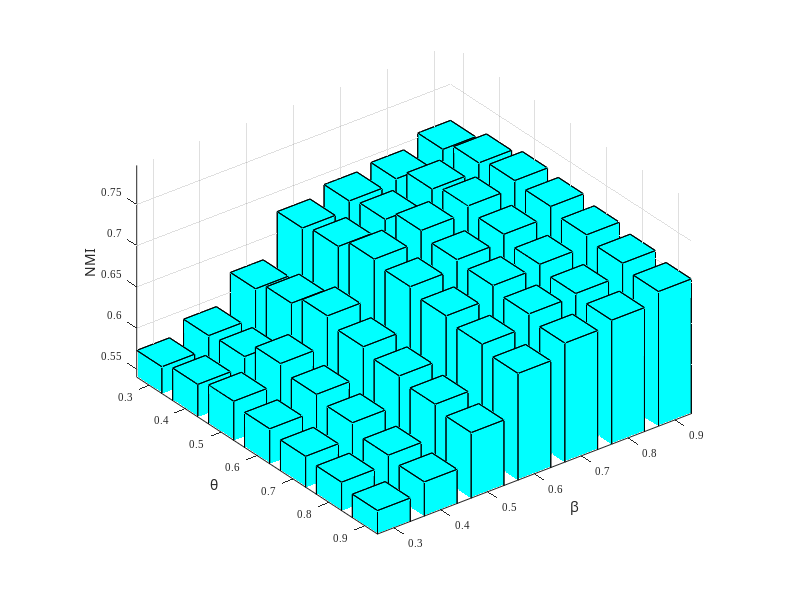

Recreate this plot in MATLAB.
clc;clear;

figure('position', [150, 100, 450, 350]);


% ׼������
theta = 0.3: 0.1 :0.9;
beta = 0.3: 0.1 :0.9;

Z = [0.573	0.58	0.588	0.583	0.578	0.575	0.569
0.589	0.592	0.612	0.603	0.597	0.586	0.582
0.624	0.635	0.648	0.639	0.632	0.626	0.62
0.676	0.682	0.695	0.69	0.683	0.677	0.67
0.687	0.693	0.708	0.701	0.698	0.692	0.685
0.692	0.708	0.716	0.71	0.702	0.695	0.691
0.706	0.718	0.725	0.722	0.716	0.71	0.704];


% ����������ɫ,��ɫΪRGB��ԭɫ
color_matrix = [0,255,255;255,127,80;160,102,211;50,205,50;80,80,255;240,230,140;255,68,0]/255;

% ����״ͼ
h = bar3(Z', 0.7);
axis([-inf inf -inf inf min(Z(:))*0.95 max(Z(:))*1.1]);
for n = 1:numel(h)
    cdata = get(h(n), 'zdata');
    set(h(n), 'cdata', cdata, 'facecolor', color_matrix(n,:));
end

% ����С��ǩ
yLabelName = arrayfun(@(x) num2str(x), theta, 'UniformOutput', false);
xLabelName = arrayfun(@(x) num2str(x), beta, 'UniformOutput', false);
set(gca, 'yticklabel',yLabelName,'Fontname','Times New Roman','FontSize',8);
set(gca, 'xticklabel',xLabelName,'Fontname','Times New Roman','FontSize',8);

% �޸�ÿ����ı�ǩ
ylabel('\theta', 'Fontname', '����', 'FontSize', 10);
xlabel('\beta', 'Fontname', '����', 'FontSize', 10);
zlabel('NMI', 'Fontname', '����', 'FontSize', 10);


% legend({'0.01','0.05','0.1','1','10','50','100'});
